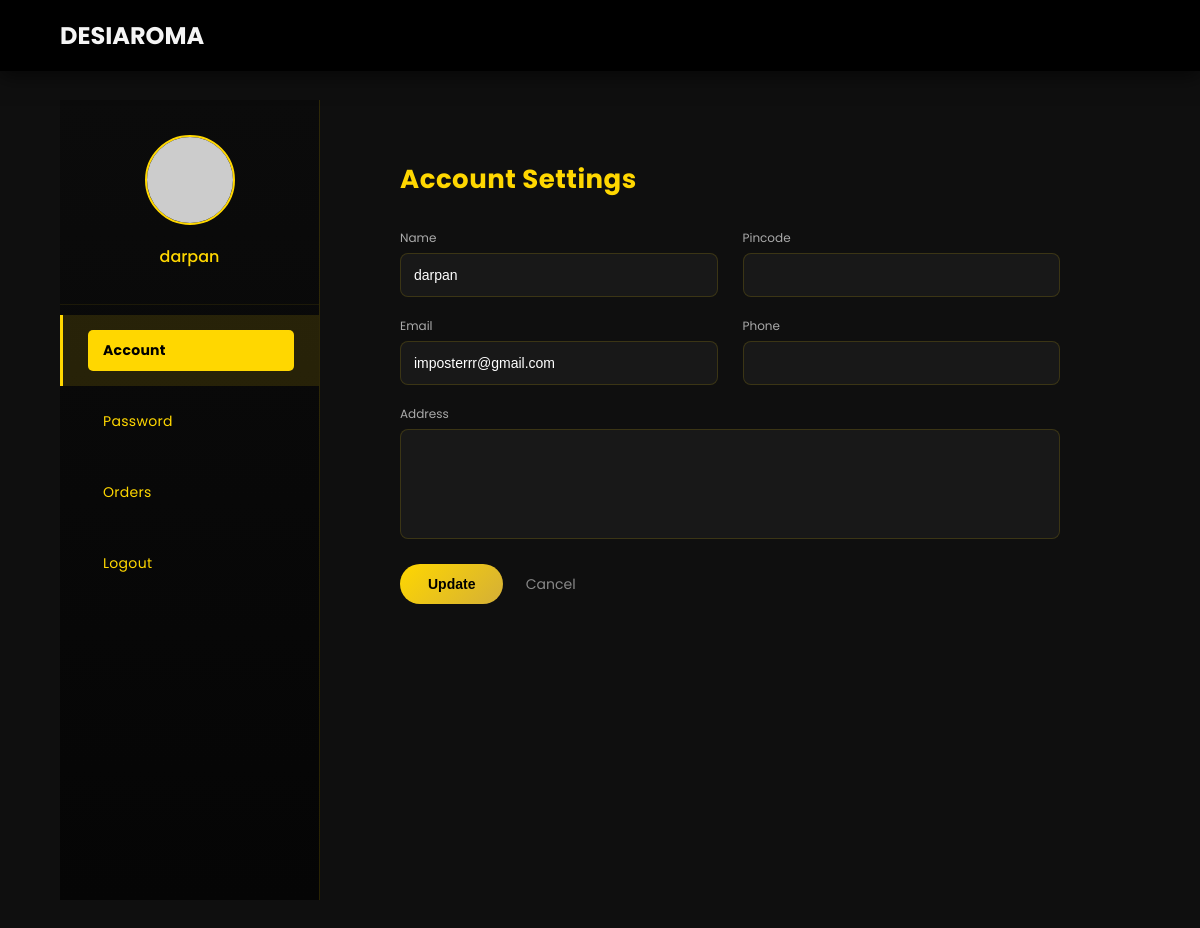
Before: /profile.php (signed in) with the older database file.
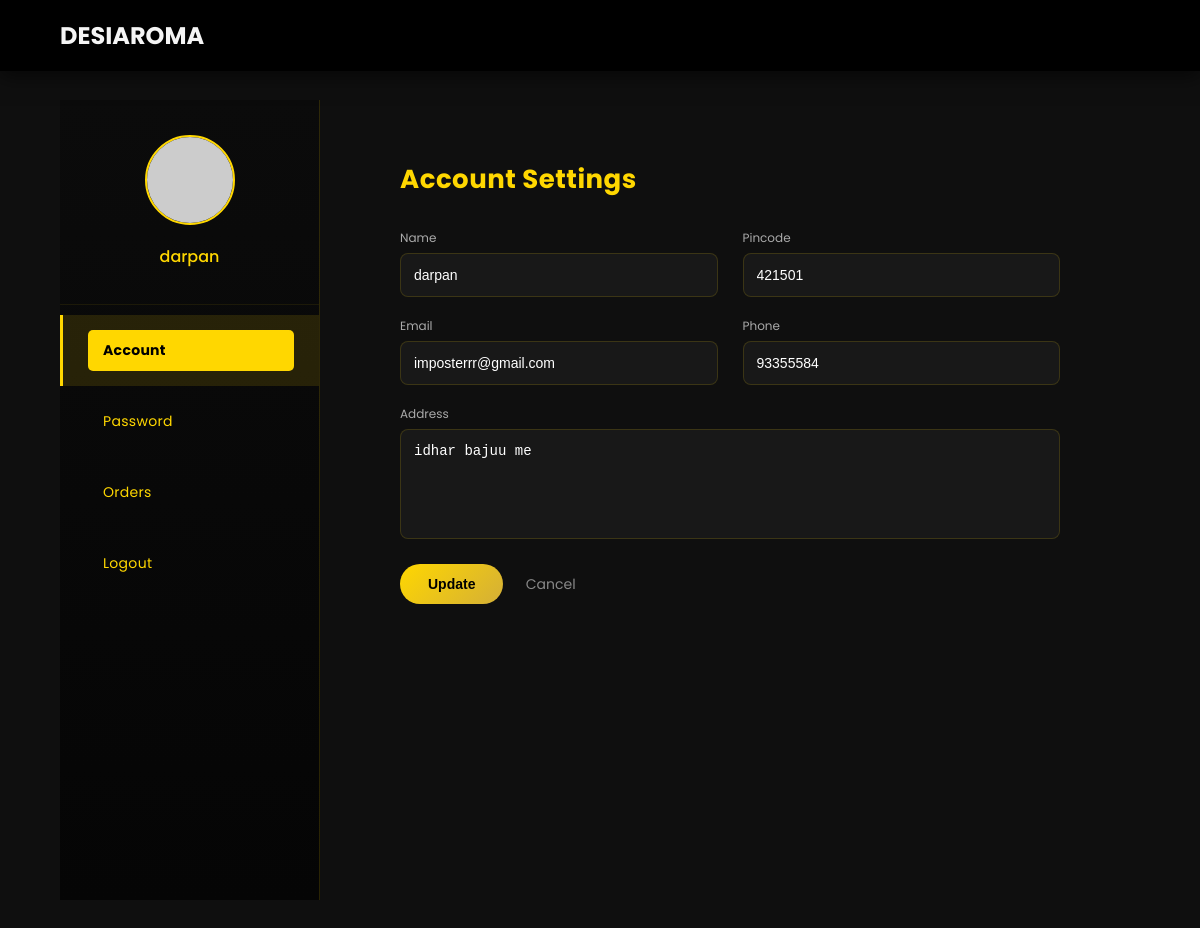
After: the same page with the newer database file.
### tables this page shows
CREATE TABLE `users` (
  `id` int(11) NOT NULL,
  `name` varchar(100) NOT NULL,
  `email` varchar(150) NOT NULL,
  `password` varchar(255) NOT NULL,
  `created_at` timestamp NOT NULL DEFAULT current_timestamp(),
  `phone` varchar(20) DEFAULT NULL,
  `address` text DEFAULT NULL,
  `pincode` varchar(10) DEFAULT NULL
);

### profile.php (the view, shortened to what this page needs)
<?php
include 'config.php';
$id = intval($_SESSION['user_id']);
$result = mysqli_query($conn,"SELECT * FROM users WHERE id=$id");
$user = mysqli_fetch_assoc($result);
$name    = htmlspecialchars($user['name'] ?? '');
$email   = htmlspecialchars($user['email'] ?? '');
$phone   = htmlspecialchars($user['phone'] ?? '');
$address = htmlspecialchars($user['address'] ?? '');
$pincode = htmlspecialchars($user['pincode'] ?? '');
?>
<!DOCTYPE html>
<html>
<head>
<link rel="stylesheet" href="style.css">
</head>
<body>
<header class="header">
<h2>DESIAROMA</h2>
</header>
<section class="account-container">
<aside class="account-sidebar">
<div class="profile-mini">
<img src="https://ui-avatars.com/api/?name=<?php echo urlencode($name); ?>&background=000000&color=FFD700&size=120">
<h3><?php echo $name ?></h3>
</div>
<ul class="sidebar-links">
<li class="<?php if(!isset($_GET['tab']) || $_GET['tab']=='account') echo 'active'; ?>">
<a href="profile.php?tab=account">Account</a>
</li>
<li class="<?php if(isset($_GET['tab']) && $_GET['tab']=='password') echo 'active'; ?>">
<a href="profile.php?tab=password">Password</a>
</li>
<li class="<?php if(isset($_GET['tab']) && $_GET['tab']=='orders') echo 'active'; ?>">
<a href="profile.php?tab=orders">Orders</a>
</li>
<li>
<a href="logout.php">Logout</a>
</li>
</ul>
</aside>
<main class="account-content">
<?php
$tab = $_GET['tab'] ?? "account";
if($tab == "orders"){
    include "orders.php";
} else {
?>
<h2>Account Settings</h2>
<form method="POST" action="update_profile.php">
<div class="form-row">
<div class="form-group">
<label>Name</label>
<input type="text" name="name" value="<?php echo $name ?>">
</div>
<div class="form-group">
<label>Pincode</label>
<input type="text" name="pincode" value="<?php echo $pincode ?>">
</div>
</div>
<div class="form-row">
<div class="form-group">
<label>Email</label>
<input type="email" name="email" value="<?php echo $email ?>">
</div>
<div class="form-group">
<label>Phone</label>
<input type="text" name="phone" value="<?php echo $phone ?>">
</div>
</div>
<div class="form-group">
<label>Address</label>
<textarea name="address"><?php echo $address ?></textarea>
</div>
<div class="form-actions">
<button type="submit">Update</button>
<a href="index.php">Cancel</a>
</div>
</form>
<?php } ?>
</main>
</section>
</body>
</html>

### style.css (style rules this page uses)
* { margin: 0; padding: 0; box-sizing: border-box; }
html { scroll-behavior: smooth; }
body { font-family: 'Poppins', sans-serif; background: #0f0f0f; color: #f5f5f5; }
header { position: fixed; top: 0; width: 100%; background: rgba(0, 0, 0, 0.95); backdrop-filter: blur(10px); display: flex; justify-content: space-between; align-items: center; padding: 18px 60px; z-index: 1000; box-shadow: 0 5px 20px rgba(0,0,0,0.6); }
section { padding: 100px 60px; scroll-margin-top: 90px; }
.account-container { width:100%; min-height:100vh; display:flex; }
.account-sidebar { width:260px; background:linear-gradient(180deg,#0b0b0b,#050505); border-right:1px solid rgba(255,215,0,0.15); min-height:100vh; position:sticky; top:0; backdrop-filter:blur(10px); }
.profile-mini { text-align:center; padding:35px 20px; border-bottom:1px solid rgba(255,215,0,0.08); }
.profile-mini img { width:90px; height:90px; border-radius:50%; border:2px solid gold; margin-bottom:12px; }
.profile-mini h3 { color:gold; font-size:16px; font-weight:500; }
.account-sidebar ul { list-style:none; padding:10px 0; margin:0; }
.account-sidebar li { padding:15px 25px; color:#bcbcbc; cursor:pointer; border-left:3px solid transparent; transition:all .25s ease; font-size:14px; letter-spacing:.3px; }
.account-sidebar li.active { background:rgba(255,215,0,0.12); border-left:3px solid gold; color:gold; }
.account-content { flex:1; padding:60px 80px; }
.account-content h2 { color:gold; font-size:26px; margin-bottom:30px; letter-spacing:.5px; }
.form-row { display:flex; gap:25px; }
.form-group { flex:1; display:flex; flex-direction:column; margin-bottom:20px; }
.form-group label { font-size:12px; color:#aaa; margin-bottom:6px; }
.form-group input, .form-group textarea { padding:13px; background:rgba(255,255,255,0.04); border:1px solid rgba(255,215,0,0.15); color:white; border-radius:8px; font-size:14px; transition:.2s; }
.form-group textarea { resize:none; height:110px; }
.form-actions { margin-top:25px; }
.form-actions button { background:linear-gradient(135deg,#ffd700,#d4af37); border:none; padding:12px 28px; border-radius:30px; cursor:pointer; font-weight:600; font-size:14px; transition:.25s; }
.form-actions a { margin-left:18px; color:#888; text-decoration:none; font-size:14px; }
.account-sidebar .sidebar-links li a { text-decoration: none; color: gold; display: block; padding: 10px 15px; border-radius: 5px; transition: background 0.2s; }
.account-sidebar .sidebar-links li.active a { background: gold; color: #000; font-weight: bold; }

Changed rows visible on the page:
changed users "darpan": pincode (not shown) → "421501"; phone (not shown) → "93355584"; address (not shown) → "idhar bajuu me"
